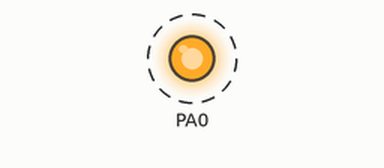
Recording of a program running on a simulated ATmega32, built with avr-gcc and emulated at 8 MHz. Shown: output pins drawn as LEDs (lit = HIGH). Dashed ring = blinking. The board resets itself during the run and starts again.

Above: at 0.2 s.
Timing chart, 0 to 3.0 s (numbered marks = the images above):
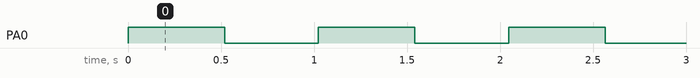

Measured:
- by itself, PA0: alternates HIGH for 0.52 s and LOW for 0.51 s

The program:

main.c
```c
/*
 * main.c
 *
 *  Created on: Jun 2, 2022
 *      Author: mazen
 */

#include "../LIB/STD_TYPES.h"
#include "../MCAL/DIO/DIO_int.h"
#include "../MCAL/WDT/WDT_int.h"

#include <util/delay.h>
int main(void)
{
	MDIO_vSetPinDIR(DIO_PORTA,DIO_PIN0,DIO_OUTPUT);


	MWDT_vTurnOn(WDT_1s);
	MDIO_vSetPinVal(DIO_PORTA,DIO_PIN0,DIO_HIGH);
	_delay_ms(500);
	MDIO_vSetPinVal(DIO_PORTA,DIO_PIN0,DIO_LOW);
	while(1)
	{

	}
}
```

BIT_MATH.h
```c
/***************************************************************************************/
/****************************  IMT School Training Center ******************************/
/***************************************************************************************/
/** This file is developed by IMT School training center, All copyrights are reserved **/
/***************************************************************************************/

#ifndef _BIT_MATH_H_
#define _BIT_MATH_H_

#define SET_BIT(Reg, bitnum)       (Reg |=1<<bitnum)
#define CLR_BIT(Reg, bitnum)       (Reg &=~(1<<bitnum))
#define TOGGLE_BIT(Reg, bitnum)    (Reg ^=(1<<bitnum))
#define GET_BIT(Reg, bitnum)       ((Reg>>bitnum)& 0x01)
#define SET_BYTE(Reg,value)         ( Reg = value )


#endif
```

STD_TYPES.h
```c
/***************************************************************************************/
/****************************  IMT School Training Center ******************************/
/***************************************************************************************/
/** This file is developed by IMT School training center, All copyrights are reserved **/
/***************************************************************************************/

#ifndef _STD_TYPES_H_
#define _STD_TYPES_H_

typedef signed char s8; 					/* 1 byte */
typedef unsigned char u8;				    /* 1 byte */

typedef signed short int s16;        		/* 2 byte */
typedef unsigned short int u16;             /* 2 byte */

typedef signed long int s32;   			    /* 4 byte */
typedef unsigned long int u32;              /* 4 byte */

typedef signed long long int s64;           /* 8 byte */
typedef unsigned long long int u64;         /* 8 byte */

typedef float f32;                          /* 4 byte */
typedef double f64;                         /* 8 byte */
typedef long double f96;                    /* 12 byte */


#ifndef NULL
#define NULL	((void*)0)
#endif

#endif
```

DIO_int.h
```c
/*
 * DIO_int.h
 *
 *  Created on: Jul 16, 2022
 *      Author: Ibrahem
 */

#ifndef MCAL_DIO_DIO_INT_H_
#define MCAL_DIO_DIO_INT_H_


typedef enum
{
	OK=1,
	NOK=0


}Error_t;


#define DIO_PORTA 0
#define DIO_PORTB 1
#define DIO_PORTC 2
#define DIO_PORTD 3

#define DIO_PIN0 0
#define DIO_PIN1 1
#define DIO_PIN2 2
#define DIO_PIN3 3
#define DIO_PIN4 4
#define DIO_PIN5 5
#define DIO_PIN6 6
#define DIO_PIN7 7


#define DIO_OUTPUT 1
#define DIO_INPUT  0

#define DIO_HIGH 1
#define DIO_LOW  0


Error_t MDIO_vSetPinDIR(u8 A_u8PortNo , u8 A_u8PinNo , u8 A_u8Dir);
void MDIO_vSetPinVal(u8 A_u8PortNo , u8 A_u8PinNo , u8 A_u8Val);
u8   MDIO_u8GetPinVal(u8 A_u8PortNo , u8 A_u8PinNo);


void MDIO_vSetPortDIR(u8 A_u8PortNo , u8 A_u8Dir);
void MDIO_vSetPortVal(u8 A_u8PortNo , u8 A_u8Val);
u8   MDIO_u8GetPortVal(u8 A_u8PortNo );
void MDIO_vTogPinVal(u8 A_u8PortNo , u8 A_u8PinNo);


#endif /* MCAL_DIO_DIO_INT_H_ */
```

DIO_prg.c
```c
/*
 * DIO_prg.c
 *
 *  Created on: Jul 16, 2022
 *      Author: Ibrahem
 */

#include "../../LIB/STD_TYPES.h"
#include "../../LIB/BIT_MATH.h"

#include <avr/io.h>

#include "DIO_int.h"


Error_t MDIO_vSetPinDIR(u8 A_u8PortNo , u8 A_u8PinNo , u8 A_u8Dir)
{
	Error_t err= OK;
	if (A_u8Dir== DIO_OUTPUT)
	{
		switch(A_u8PortNo)
		{
			case DIO_PORTA:
				SET_BIT(DDRA , A_u8PinNo);
				break;
			case DIO_PORTB:
				SET_BIT(DDRB , A_u8PinNo);
				break;
			case DIO_PORTC:
				SET_BIT(DDRC , A_u8PinNo);
				break;
			case DIO_PORTD:
				SET_BIT(DDRD , A_u8PinNo);
				break;
		}
	}
	else if(A_u8Dir== DIO_INPUT)
	{
		switch(A_u8PortNo)
		{
			case DIO_PORTA:
				CLR_BIT(DDRA , A_u8PinNo);
				break;
			case DIO_PORTB:
				CLR_BIT(DDRB , A_u8PinNo);
				break;
			case DIO_PORTC:
				CLR_BIT(DDRC , A_u8PinNo);
				break;
			case DIO_PORTD:
				CLR_BIT(DDRD , A_u8PinNo);
				break;
		}
	}
	else{


		err= NOK;
	}
	return err;
}
void MDIO_vSetPinVal(u8 A_u8PortNo , u8 A_u8PinNo , u8 A_u8Val)
{

	if (A_u8Val== DIO_HIGH)
	{
		switch(A_u8PortNo)
		{
			case DIO_PORTA:
				SET_BIT(PORTA , A_u8PinNo);
				break;
			case DIO_PORTB:
				SET_BIT(PORTB , A_u8PinNo);
				break;
			case DIO_PORTC:
				SET_BIT(PORTC , A_u8PinNo);
				break;
			case DIO_PORTD:
				SET_BIT(PORTD , A_u8PinNo);
				break;
		}
	}
	else if(A_u8Val== DIO_LOW)
	{
		switch(A_u8PortNo)
		{
			case DIO_PORTA:
				CLR_BIT(PORTA , A_u8PinNo);
				break;
			case DIO_PORTB:
				CLR_BIT(PORTB , A_u8PinNo);
				break;
			case DIO_PORTC:
				CLR_BIT(PORTC , A_u8PinNo);
				break;
			case DIO_PORTD:
				CLR_BIT(PORTD , A_u8PinNo);
				break;
		}
	}
}
u8   MDIO_u8GetPinVal(u8 A_u8PortNo , u8 A_u8PinNo)
{
	u8 L_u8PinVal=0;   //local variable
	switch(A_u8PortNo)
	{
		case DIO_PORTA:
			L_u8PinVal=GET_BIT(PINA , A_u8PinNo);
			break;
		case DIO_PORTB:
			L_u8PinVal=GET_BIT(PINB , A_u8PinNo);
			break;
		case DIO_PORTC:
			L_u8PinVal=GET_BIT(PINC , A_u8PinNo);
			break;
		case DIO_PORTD:
			L_u8PinVal=GET_BIT(PIND , A_u8PinNo);
			break;
	}

	return L_u8PinVal;
}
void MDIO_vSetPortDIR(u8 A_u8PortNo , u8 A_u8Dir)
{
	switch(A_u8PortNo)
	{
		case DIO_PORTA:
			DDRA = A_u8Dir;
			break;
		case DIO_PORTB:
			DDRB = A_u8Dir;
			break;
		case DIO_PORTC:
			DDRC = A_u8Dir;
			break;
		case DIO_PORTD:
			DDRD = A_u8Dir;
			break;
	}
}
void MDIO_vSetPortVal(u8 A_u8PortNo , u8 A_u8Val)
{
	switch(A_u8PortNo)
	{
		case DIO_PORTA:
			PORTA = A_u8Val;
			break;
		case DIO_PORTB:
			PORTB = A_u8Val;
			break;
		case DIO_PORTC:
			PORTC = A_u8Val;
			break;
		case DIO_PORTD:
			PORTD = A_u8Val;
			break;
	}
}
//u8   DIO_u8GetPortVal(u8 A_u8PortNo )
//{}
void MDIO_vTogPinVal(u8 A_u8PortNo , u8 A_u8PinNo)

{
	switch(A_u8PortNo)
	{
		case DIO_PORTA:
			TOGGLE_BIT(PORTA , A_u8PinNo);
			break;
		case DIO_PORTB:
			TOGGLE_BIT(PORTB , A_u8PinNo);
			break;
		case DIO_PORTC:
			TOGGLE_BIT(PORTC , A_u8PinNo);
			break;
		case DIO_PORTD:
			TOGGLE_BIT(PORTD , A_u8PinNo);
			break;
	}

}
```

WDT_cfg.h
```c
/*
 * WDT_cfg.h
 *
 *  Created on: Sep 17, 2022
 *      Author: Ibrahem
 */

#ifndef MCAL_WDT_WDT_CFG_H_
#define MCAL_WDT_WDT_CFG_H_


#endif /* MCAL_WDT_WDT_CFG_H_ */
```

WDT_int.h
```c
/*
 * WDT_int.h
 *
 *  Created on: Sep 17, 2022
 *      Author: Ibrahem
 */

#ifndef MCAL_WDT_WDT_INT_H_
#define MCAL_WDT_WDT_INT_H_


#define WDT_16ms	0b000
#define WDT_32ms	0b001
#define WDT_65ms	0b010
#define WDT_130ms	0b011
#define WDT_260ms	0b100
#define WDT_520ms	0b101
#define WDT_1s		0b110
#define WDT_2s		0b111


void MWDT_vTurnOn(u8 A_u8Timeout);
void MWDT_vTurnOff(void);


#endif /* MCAL_WDT_WDT_INT_H_ */
```

WDT_prg.c
```c
/*
 * WDT_prg.c
 *
 *  Created on: Sep 17, 2022
 *      Author: Ibrahem
 */

#include"../../LIB/STD_TYPES.h"
#include"../../LIB/BIT_MATH.h"


#include"WDT_int.h"
#include"WDT_prv.h"
#include"WDT_cfg.h"


void MWDT_vTurnOn(u8 A_u8Timeout){

	/* set timeout */

	WDTCR = (WDTCR& 0XF8) | A_u8Timeout;
	/* set WDE */

	SET_BIT(WDTCR,WDE);


}
void MWDT_vTurnOff(void){

	WDTCR = 0b0011000;
	WDTCR = 0;

}
```

WDT_prv.h
```c
/*
 * WDT_prv.h
 *
 *  Created on: Sep 17, 2022
 *      Author: Ibrahem
 */

#ifndef MCAL_WDT_WDT_PRV_H_
#define MCAL_WDT_WDT_PRV_H_

#define WDTOE		4
#define WDE		    3
#define WDP2		2
#define WDP1		1
#define WDP0		0

#define WDTCR		*((volatile u8*)(0x41))


#endif /* MCAL_WDT_WDT_PRV_H_ */
```
